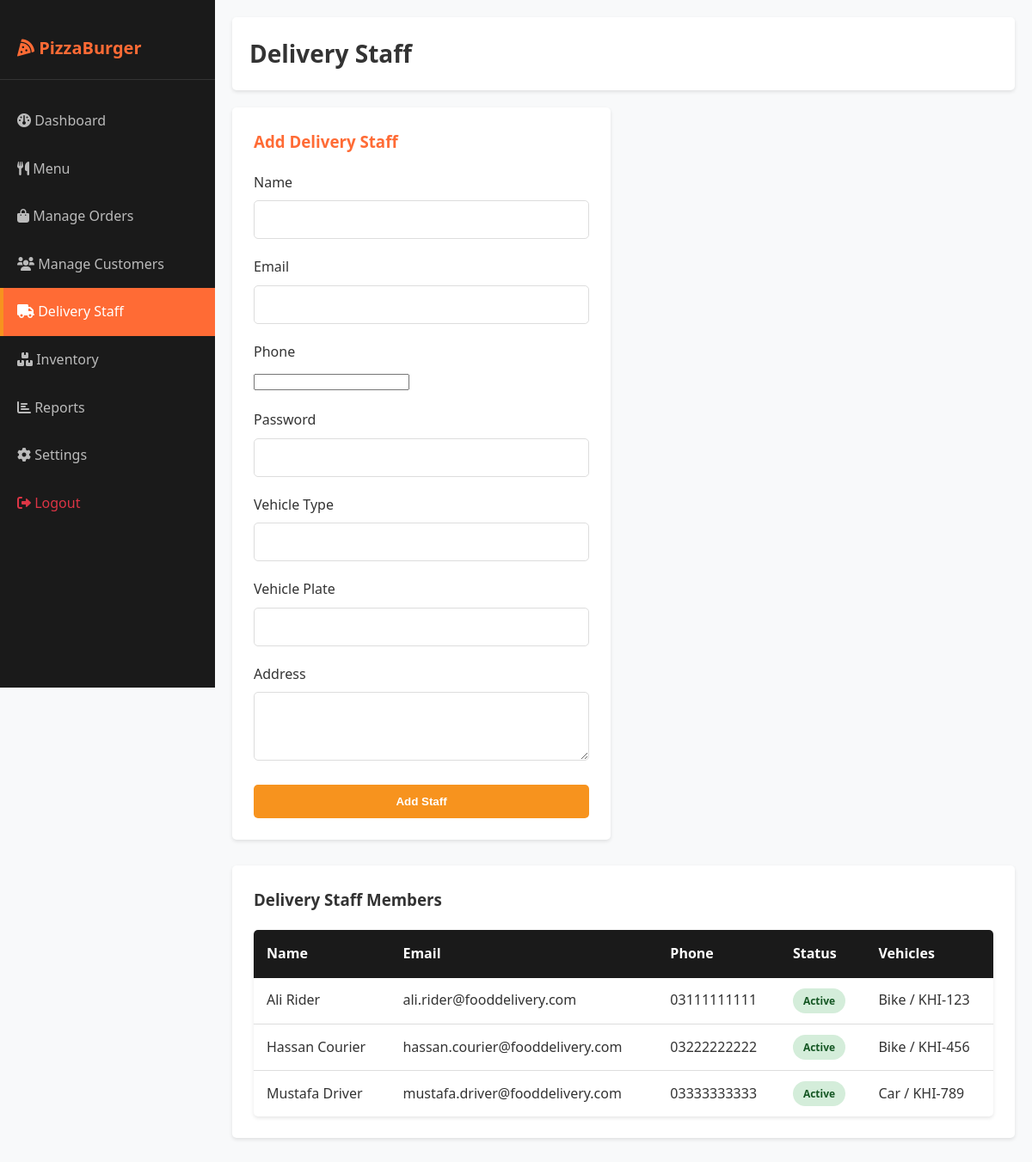
/admin/manage-delivery.php (signed in), run on the app's committed database.
### tables this page shows
CREATE TABLE IF NOT EXISTS delivery_staff (
    id INT PRIMARY KEY AUTO_INCREMENT,
    name VARCHAR(100) NOT NULL,
    email VARCHAR(100) UNIQUE NOT NULL,
    phone VARCHAR(20) NOT NULL,
    password VARCHAR(255) NOT NULL,
    address VARCHAR(255),
    vehicle_type VARCHAR(50),
    vehicle_plate VARCHAR(50),
    status ENUM('active', 'inactive', 'on_break') DEFAULT 'active',
    total_deliveries INT DEFAULT 0,
    rating DECIMAL(3, 2) DEFAULT 0,
    created_at TIMESTAMP DEFAULT CURRENT_TIMESTAMP,
    updated_at TIMESTAMP DEFAULT CURRENT_TIMESTAMP ON UPDATE CURRENT_TIMESTAMP,
    INDEX idx_email (email),
    INDEX idx_status (status)
);

### backend/classes/DeliveryStaff.php (called while the page is built, shortened)
<?php
require_once 'Database.php';
class DeliveryStaff {
    private $db;
    public function __construct($connection) {
        $this->db = new Database($connection);
    }
    public function getAll($limit = 10, $offset = 0) {
        $result = $this->db->select(
            "SELECT * FROM delivery_staff ORDER BY created_at DESC LIMIT ? OFFSET ?",
            [$limit, $offset]
        );
        return $result;
    }
}
?>

### backend/classes/Database.php (called while the page is built, shortened)
<?php
class Database {
    private $conn;
    public function __construct($connection) {
        $this->conn = $connection;
    }
    public function select($query, $params = []) {
        $stmt = $this->conn->prepare($query);
        if (!empty($params)) {
            $types = '';
            $values = [];
            foreach ($params as $param) {
                if (is_int($param)) {
                    $types .= 'i';
                } elseif (is_float($param)) {
                    $types .= 'd';
                } else {
                    $types .= 's';
                }
                $values[] = $param;
            }
            array_unshift($values, $types);
            $refs = [];
            foreach ($values as $key => $value) {
                $refs[$key] = &$values[$key];
            }
            call_user_func_array([$stmt, 'bind_param'], $refs);
        }
        if (!$stmt->execute()) {
            return ['success' => false, 'message' => 'Query execution failed: ' . $stmt->error];
        }
        $result = $stmt->get_result();
        $data = [];
        while ($row = $result->fetch_assoc()) {
            $data[] = $row;
        }
        return ['success' => true, 'data' => $data];
    }
}
?>

### admin/manage-delivery.php (the view, shortened to what this page needs)
<?php
require_once '../backend/includes/init.php';
$delivery_obj = new DeliveryStaff($conn);
$staff_result = $delivery_obj->getAll(100, 0);
$staff_list = $staff_result['data'] ?? [];
?>
<!DOCTYPE html>
<html lang="en">
<head>
    <link rel="stylesheet" href="<?php echo SITE_URL; ?>css/style.css">
    <link rel="stylesheet" href="https://cdnjs.cloudflare.com/ajax/libs/font-awesome/6.0.0/css/all.min.css">
</head>
<body>
<div class="admin-container">
    <aside class="sidebar">
        <div class="sidebar-logo">
            <i class="fas fa-pizza-slice"></i> PizzaBurger
        </div>
        <ul class="sidebar-menu">
            <li><a href="dashboard.php"><i class="fas fa-dashboard"></i> Dashboard</a></li>
            <li><a href="menu.php"><i class="fas fa-utensils"></i> Menu</a></li>
            <li><a href="manage-orders.php"><i class="fas fa-shopping-bag"></i> Manage Orders</a></li>
            <li><a href="manage-customers.php"><i class="fas fa-users"></i> Manage Customers</a></li>
            <li><a href="manage-delivery.php" class="active"><i class="fas fa-truck"></i> Delivery Staff</a></li>
            <li><a href="manage-inventory.php"><i class="fas fa-boxes"></i> Inventory</a></li>
            <li><a href="reports.php"><i class="fas fa-chart-bar"></i> Reports</a></li>
            <li><a href="settings.php"><i class="fas fa-cog"></i> Settings</a></li>
            <li><a href="logout.php" style="color: #dc3545 !important;"><i class="fas fa-sign-out-alt"></i> Logout</a></li>
        </ul>
    </aside>
    <main class="main-content">
        <div class="admin-header">
            <h1>Delivery Staff</h1>
        </div>
        <div class="row cols-3" style="gap: 30px; margin-bottom: 40px;">
            <div style="background: white; padding: 25px; border-radius: 5px; box-shadow: 0 2px 4px rgba(0,0,0,0.1);">
                <h3 style="margin-bottom: 20px; color: #FF6B35;">Add Delivery Staff</h3>
                <form method="POST">
                    <div class="form-group">
                        <label>Name</label>
                        <input type="text" name="name" required>
                    </div>
                    <div class="form-group">
                        <label>Email</label>
                        <input type="email" name="email" required>
                    </div>
                    <div class="form-group">
                        <label>Phone</label>
                        <input type="tel" name="phone" required>
                    </div>
                    <div class="form-group">
                        <label>Password</label>
                        <input type="password" name="password" required>
                    </div>
                    <div class="form-group">
                        <label>Vehicle Type</label>
                        <input type="text" name="vehicle_type">
                    </div>
                    <div class="form-group">
                        <label>Vehicle Plate</label>
                        <input type="text" name="vehicle_plate">
                    </div>
                    <div class="form-group">
                        <label>Address</label>
                        <textarea name="address" style="min-height: 80px;"></textarea>
                    </div>
                    <button type="submit" name="add_staff" class="btn-secondary" style="width: 100%;">Add Staff</button>
                </form>
            </div>
            <div style="background: white; padding: 25px; border-radius: 5px; box-shadow: 0 2px 4px rgba(0,0,0,0.1); grid-column: span 2; overflow-x: auto;">
                <h3 style="margin-bottom: 20px;">Delivery Staff Members</h3>
                <table class="table">
                    <thead>
                        <tr>
                            <th>Name</th>
                            <th>Email</th>
                            <th>Phone</th>
                            <th>Status</th>
                            <th>Vehicles</th>
                        </tr>
                    </thead>
                    <tbody>
                        <?php if (!empty($staff_list)): ?>
                            <?php foreach ($staff_list as $staff): ?>
                                <tr>
                                    <td><?php echo htmlspecialchars($staff['name']); ?></td>
                                    <td><?php echo htmlspecialchars($staff['email']); ?></td>
                                    <td><?php echo htmlspecialchars($staff['phone']); ?></td>
                                    <td>
                                        <span class="badge <?php echo $staff['status'] === 'active' ? 'badge-success' : 'badge-warning'; ?>">
                                            <?php echo ucfirst($staff['status']); ?>
                                        </span>
                                    </td>
                                    <td><?php echo htmlspecialchars($staff['vehicle_type'] . ' / ' . $staff['vehicle_plate']); ?></td>
                                </tr>
                            <?php endforeach; ?>
                        <?php else: ?>
                            <tr>
                                <td colspan="5" style="text-align: center; padding: 30px; color: #666;">No delivery staff found.</td>
                            </tr>
                        <?php endif; ?>
                    </tbody>
                </table>
            </div>
        </div>
    </main>
</div>
</body>
</html>

### css/style.css (style rules this page uses)
* { margin: 0; padding: 0; box-sizing: border-box; }
:root { --primary-color: #FF6B35; --secondary-color: #F7931E; --dark-color: #1a1a1a; --light-color: #f8f9fa; --text-color: #333; --border-color: #ddd; --success-color: #28a745; --danger-color: #dc3545; --warning-color: #ffc107; --info-color: #17a2b8; }
html, body { font-family: 'Segoe UI', Tahoma, Geneva, Verdana, sans-serif; background-color: var(--light-color); color: var(--text-color); line-height: 1.6; }
.btn-secondary { padding: 12px 30px; background: var(--secondary-color); color: white; border: none; border-radius: 5px; cursor: pointer; font-weight: bold; transition: all 0.3s; text-decoration: none; display: inline-block; }
.row { display: grid; gap: 20px; }
.row.cols-3 { grid-template-columns: repeat(auto-fit, minmax(300px, 1fr)); }
.form-group { margin-bottom: 20px; }
label { display: block; margin-bottom: 8px; font-weight: 500; color: var(--text-color); }
input[type="text"], input[type="email"], input[type="password"], input[type="phone"], input[type="number"], textarea, select { width: 100%; padding: 12px; border: 1px solid var(--border-color); border-radius: 5px; font-family: inherit; font-size: 14px; transition: border-color 0.3s; }
textarea { resize: vertical; min-height: 100px; }
.table { width: 100%; border-collapse: collapse; background: white; border-radius: 5px; overflow: hidden; box-shadow: 0 2px 4px rgba(0,0,0,0.1); }
.table thead { background: var(--dark-color); color: white; }
.table th { padding: 15px; text-align: left; font-weight: 600; }
.table td { padding: 12px 15px; border-bottom: 1px solid var(--border-color); }
.table tbody tr:last-child td { border-bottom: none; }
.badge { display: inline-block; padding: 5px 12px; border-radius: 20px; font-size: 12px; font-weight: 600; }
.badge-success { background: #d4edda; color: #155724; }
.admin-container { display: flex; min-height: 100vh; }
.sidebar { width: 250px; background: var(--dark-color); color: white; padding: 20px 0; position: fixed; left: 0; top: 0; height: 100vh; overflow-y: auto; }
.sidebar-logo { padding: 20px; border-bottom: 1px solid #333; margin-bottom: 20px; font-size: 20px; font-weight: bold; color: var(--primary-color); }
.sidebar-menu { list-style: none; }
.sidebar-menu li { margin: 0; }
.sidebar-menu a { display: block; padding: 15px 20px; color: #bbb; text-decoration: none; transition: all 0.3s; }
.sidebar-menu a:hover, .sidebar-menu a.active { background: var(--primary-color); color: white; border-left: 4px solid var(--secondary-color); padding-left: 16px; }
.main-content { flex: 1; margin-left: 250px; padding: 20px; }
.admin-header { background: white; padding: 20px; border-radius: 5px; margin-bottom: 20px; display: flex; justify-content: space-between; align-items: center; box-shadow: 0 2px 4px rgba(0,0,0,0.1); }
.admin-header h1 { font-size: 28px; margin: 0; }

### data on the page
delivery_staff: name "Ali Rider", email "ali.rider@fooddelivery.com", phone "03111111111", status "Active", vehicle_type+vehicle_plate "Bike / KHI-123"
delivery_staff: name "Hassan Courier", email "hassan.courier@fooddelivery.com", phone "03222222222", status "Active", vehicle_type+vehicle_plate "Bike / KHI-456"
delivery_staff: name "Mustafa Driver", email "mustafa.driver@fooddelivery.com", phone "03333333333", status "Active", vehicle_type+vehicle_plate "Car / KHI-789"
